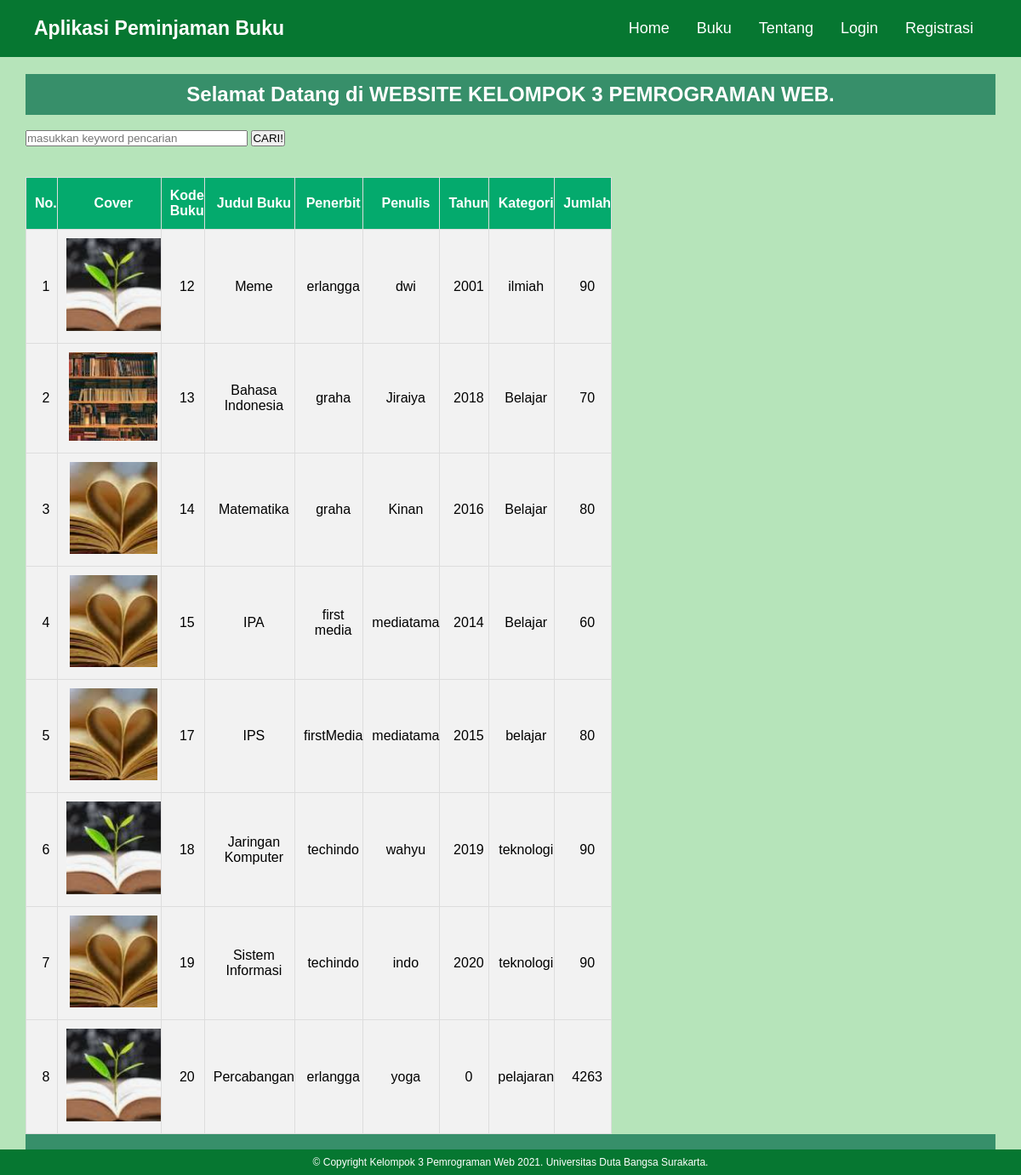
The app's page /buku.php with its own data.
### tables this page shows
CREATE TABLE `buku` (
  `id` int(11) NOT NULL,
  `kode_buku` int(11) NOT NULL,
  `judul` varchar(255) NOT NULL,
  `penerbit` varchar(255) NOT NULL,
  `penulis` varchar(255) NOT NULL,
  `tahun` int(50) NOT NULL,
  `kategori_buku` varchar(255) NOT NULL,
  `jumlah` int(255) NOT NULL,
  `cover` varchar(255) NOT NULL
);

### backend/functions.php (called while the page is built, shortened)
<?php
$conn = mysqli_connect("localhost", "handi2", "7jebatsendal", "handi2");
	function query($query) {
		global $conn;
		$result = mysqli_query($conn, $query);
		$rows = [];
		while ( $row = mysqli_fetch_assoc($result) ) {
			$rows[] = $row;
		}
		return $rows;
	}
?>

### buku.php (the view, shortened to what this page needs)
<?php
require 'backend/functions.php';
$buku = query("SELECT * FROM buku");
?>
<!DOCTYPE html>
<head>
   <link rel="stylesheet" href="assets/css/style.css">
<?php
	require_once("./template/NavTop.php");
   ?>
</head>
<body>
<div class="content">
<h2> Selamat Datang di WEBSITE KELOMPOK 3 PEMROGRAMAN WEB.</h2>
<br>
<form action="" method="post">
		<input type="text" name="keyword" size="30" autofocus placeholder="masukkan keyword pencarian" autocomplete="off">
	<button type="submit" name="cari"> CARI! </button>
</form>
<br><br>
 <table id="tabelbuku">
         <tr>
         <th>No.</th>
            <th>Cover</th>
            <th>Kode Buku</th>
            <th>Judul Buku</th>
            <th>Penerbit</th>
            <th>Penulis</th>
            <th>Tahun</th>
            <th>Kategori</th>
            <th>Jumlah</th>
         </tr>
         <?php $i =1; ?>
      <?php foreach ($buku as $row) : ?>
         <tr>
            <td><?= $i; ?></td>
            <td><img src="assets/img/<?= $row["cover"]; ?>"></td>
            <td><?= $row["kode_buku"]; ?></td>
            <td><?= $row["judul"]; ?></td>
            <td><?= $row["penerbit"]; ?></td>
            <td><?= $row["penulis"]; ?></td>
            <td><?= $row["tahun"]; ?></td>
            <td><?= $row["kategori_buku"]; ?></td>
            <td><?= $row["jumlah"]; ?></td>
         </tr>
            <?php $i++; ?>
            <?php endforeach; ?>
      </table>
      <h2>.</h2>
</div>
</body>
   <?php
    include_once("./template/footer.php");
    ?>
</html>

### assets/css/style.css (style rules this page uses)
* { margin: 0; padding: 0; box-sizing: border-box; font-family: 'Montserrat',sans-serif; }
body { background-color: rgb(182, 228, 186); }
div.content { padding: 20px 30px 0 30px; height: 700px; background-color: rgb(182, 228, 186); overflow:visible; }
#tabelbuku { font-family: Arial, Helvetica, sans-serif; border-collapse: collapse; width: 50%; }
#tabelbuku td, #tabelbuku th { border: 1px solid rgb(221, 221, 221); padding: 10px 0px 10px 10px; }
#tabelbuku tr { background-color: #f2f2f2; text-align: center; }
#tabelbuku th { padding-top: 12px; padding-bottom: 12px; text-align: center; background-color: #04AA6D; color: white; }
div.content h2 { background-color: rgb(55, 143, 106); color: white; text-align: center; padding: 10px; }

### records on screen
buku: cover (picture), kode_buku "12", judul "Meme", penerbit "erlangga", penulis "dwi", tahun "2001", kategori_buku "ilmiah", jumlah "90"
buku: cover (picture), kode_buku "13", judul "Bahasa Indonesia", penerbit "graha", penulis "Jiraiya", tahun "2018", kategori_buku "Belajar", jumlah "70"
buku: cover (picture), kode_buku "14", judul "Matematika", penerbit "graha", penulis "Kinan", tahun "2016", kategori_buku "Belajar", jumlah "80"
buku: cover (picture), kode_buku "15", judul "IPA", penerbit "first media", penulis "mediatama", tahun "2014", kategori_buku "Belajar", jumlah "60"
buku: cover (picture), kode_buku "17", judul "IPS", penerbit "firstMedia", penulis "mediatama", tahun "2015", kategori_buku "belajar", jumlah "80"
buku: cover (picture), kode_buku "18", judul "Jaringan Komputer", penerbit "techindo", penulis "wahyu", tahun "2019", kategori_buku "teknologi", jumlah "90"
buku: cover (picture), kode_buku "19", judul "Sistem Informasi", penerbit "techindo", penulis "indo", tahun "2020", kategori_buku "teknologi", jumlah "90"
buku: cover (picture), kode_buku "20", judul "Percabangan", penerbit "erlangga", penulis "yoga", tahun "0", kategori_buku "pelajaran", jumlah "4263"
